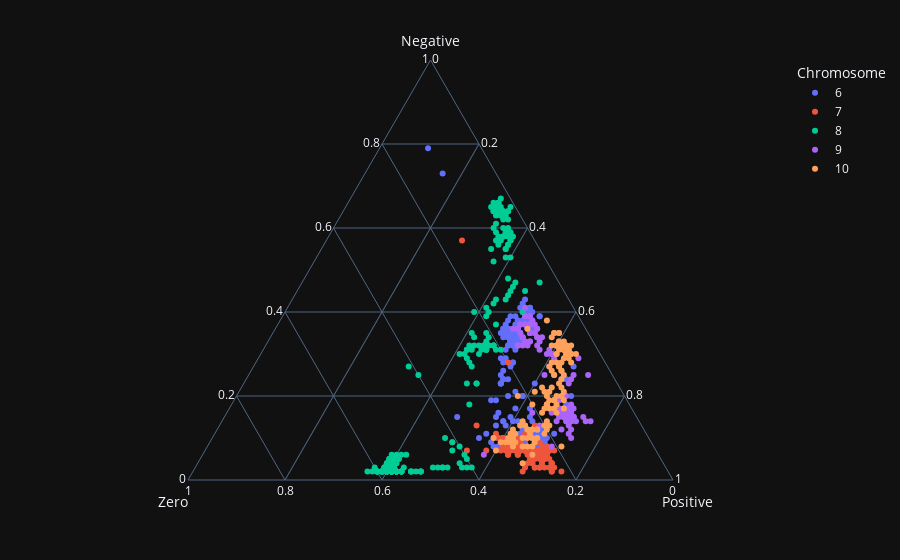

Notebook source saved alongside this figure:
### Code cell
plot = px.scatter_ternary(df[715:1404], a = 'Negative', 
                          b = 'Zero',
                          c='Positive',
                          color = 'Chromosome')
plot.show()

### Figure 1 — Plotly figure (JSON) as saved in the notebook; plotly's stock layout.template omitted (floating-point values rounded to 4 significant figures; data arrays with more than 128 entries replaced by an {"elided": "..."} marker saying what was removed)
{"data": [{"a": {"elided": "181 float values"}, "b": {"elided": "181 int values"}, "c": {"elided": "181 int values"}, "hovertemplate": "Chromosome=6<br>Negative=%{a}<br>Zero=%{b}<br>Positive=%{c}<extra></extra>", "legendgroup": "6", "marker": {"color": "#636efa", "symbol": "circle"}, "mode": "markers", "name": "6", "showlegend": true, "subplot": "ternary", "type": "scatterternary"}, {"a": [13.0, 10.0, 7.0, 9.0, 9.0, 7.0, 9.0, 9.0, 7.0, 8.0, 8.0, 9.0, 8.0, 10.0, 7.0, 9.0, 10.0, 8.0, 7.0, 7.0, 6.0, 7.0, 6.0, 7.0, 7.0, 8.0, 7.0, 7.0, 7.0, 8.0, 7.0, 8.0, 9.0, 7.0, 7.0, 6.0, 5.0, 6.0, 6.0, 5.0, 6.0, 6.0, 6.0, 6.0, 4.0, 5.0, 4.0, 3.0, 2.0, 3.0, 3.0, 3.0, 4.0, 5.0, 5.0, 4.0, 4.0, 3.0, 3.0, 2.0, 2.0, 2.0, 4.0, 6.0, 3.0, 4.0, 5.0, 7.0, 7.0, 7.0, 8.0, 7.0, 7.0, 5.0, 3.0, 7.0, 6.0, 6.0, 7.0, 7.0, 28.0, 7.0, 11.0, 13.0, 9.0, 7.0, 10.0, 57.0, 8.0, 9.0, 8.0, 7.0, 7.0, 6.0, 7.0, 9.0, 8.0, 7.0, 6.0, 7.0, 9.0, 11.0], "b": [22, 27, 27, 27, 28, 28, 28, 28, 29, 27, 28, 29, 30, 28, 29, 30, 30, 31, 32, 31, 29, 28, 31, 27, 25, 25, 35, 39, 30, 29, 23, 25, 24, 26, 22, 23, 23, 24, 24, 27, 27, 25, 26, 26, 28, 27, 27, 27, 30, 27, 26, 26, 25, 26, 24, 27, 23, 23, 24, 24, 22, 24, 23, 23, 25, 23, 24, 23, 23, 22, 22, 21, 22, 25, 29, 24, 25, 25, 24, 26, 20, 27, 31, 34, 31, 30, 31, 15, 30, 41, 29, 28, 27, 31, 27, 23, 23, 27, 29, 28, 28, 25], "c": [65, 63, 66, 64, 63, 65, 63, 63, 64, 65, 64, 62, 62, 62, 64, 61, 60, 61, 61, 62, 65, 65, 63, 66, 68, 67, 58, 54, 63, 63, 70, 67, 67, 67, 71, 71, 72, 70, 70, 68, 67, 69, 68, 68, 68, 68, 69, 70, 68, 70, 71, 71, 71, 69, 71, 69, 73, 74, 73, 74, 76, 74, 73, 71, 72, 73, 71, 70, 70, 71, 70, 72, 71, 70, 68, 69, 69, 69, 69, 67, 52, 66, 58, 53, 60, 63, 59, 28, 62, 50, 63, 65, 66, 63, 66, 68, 69, 66, 65, 65, 63, 64], "hovertemplate": "Chromosome=7<br>Negative=%{a}<br>Zero=%{b}<br>Positive=%{c}<extra></extra>", "legendgroup": "7", "marker": {"color": "#EF553B", "symbol": "circle"}, "mode": "markers", "name": "7", "showlegend": true, "subplot": "ternary", "type": "scatterternary"}, {"a": {"elided": "193 float values"}, "b": {"elided": "193 int values"}, "c": {"elided": "193 int values"}, "hovertemplate": "Chromosome=8<br>Negative=%{a}<br>Zero=%{b}<br>Positive=%{c}<extra></extra>", "legendgroup": "8", "marker": {"color": "#00cc96", "symbol": "circle"}, "mode": "markers", "name": "8", "showlegend": true, "subplot": "ternary", "type": "scatterternary"}, {"a": [37.0, 36.0, 35.0, 24.0, 33.0, 33.0, 32.0, 32.0, 32.0, 25.0, 34.0, 35.0, 34.0, 37.0, 36.0, 36.0, 36.0, 33.0, 34.0, 32.0, 33.0, 35.0, 35.0, 37.0, 39.0, 37.0, 39.0, 41.0, 39.0, 38.0, 36.0, 37.0, 37.0, 37.0, 35.0, 34.0, 34.0, 34.0, 31.0, 33.0, 32.0, 30.0, 30.0, 31.0, 30.0, 29.0, 24.0, 23.0, 25.0, 16.0, 15.0, 14.0, 6.0, 6.0, 8.0, 10.0, 14.0, 14.0, 17.0, 17.0, 17.0, 19.0, 20.0, 17.0, 17.0, 16.0, 17.0, 17.0, 17.0, 15.0, 15.0, 15.0, 25.0, 29.0, 18.0, 14.0, 16.0, 14.0, 14.0, 13.0, 12.0, 11.0, 12.0, 15.0, 14.0, 15.0, 14.0, 15.0, 16.0, 16.0, 13.0, 16.0, 16.0, 15.0, 15.0, 15.0, 14.0], "b": [13, 14, 11, 11, 14, 14, 16, 16, 14, 14, 14, 14, 14, 13, 14, 15, 14, 13, 14, 15, 13, 12, 12, 12, 11, 11, 10, 10, 10, 10, 10, 10, 11, 12, 11, 11, 10, 11, 12, 11, 12, 11, 10, 10, 10, 10, 9, 10, 8, 13, 15, 17, 36, 26, 21, 16, 10, 11, 12, 14, 15, 14, 12, 13, 13, 14, 14, 15, 13, 13, 13, 11, 5, 5, 12, 14, 13, 13, 14, 15, 15, 16, 17, 16, 15, 14, 14, 15, 15, 21, 21, 17, 14, 13, 13, 15, 15], "c": [50, 50, 54, 65, 53, 53, 52, 52, 54, 61, 52, 51, 52, 50, 50, 49, 50, 54, 52, 53, 54, 53, 53, 51, 50, 52, 51, 49, 51, 52, 54, 53, 52, 51, 54, 55, 56, 55, 57, 56, 56, 59, 60, 59, 60, 61, 67, 67, 67, 71, 70, 69, 58, 68, 71, 74, 76, 75, 71, 69, 68, 67, 68, 70, 70, 70, 69, 68, 70, 72, 72, 74, 70, 66, 70, 72, 71, 73, 72, 72, 73, 73, 71, 69, 71, 71, 72, 70, 69, 63, 66, 67, 70, 72, 72, 70, 71], "hovertemplate": "Chromosome=9<br>Negative=%{a}<br>Zero=%{b}<br>Positive=%{c}<extra></extra>", "legendgroup": "9", "marker": {"color": "#ab63fa", "symbol": "circle"}, "mode": "markers", "name": "9", "showlegend": true, "subplot": "ternary", "type": "scatterternary"}, {"a": [12.0, 11.0, 11.0, 10.0, 7.0, 9.0, 8.0, 9.0, 9.0, 9.0, 9.0, 8.0, 8.0, 8.0, 9.0, 10.0, 10.0, 10.0, 10.0, 10.0, 10.0, 11.0, 12.0, 12.0, 13.0, 14.0, 13.0, 12.0, 12.0, 12.0, 12.0, 12.0, 4.0, 6.0, 8.0, 11.0, 13.0, 13.0, 14.0, 17.0, 18.0, 16.0, 20.0, 18.0, 18.0, 17.0, 17.0, 18.0, 17.0, 16.0, 19.0, 19.0, 19.0, 19.0, 19.0, 21.0, 22.0, 21.0, 20.0, 18.0, 21.0, 19.0, 20.0, 20.0, 22.0, 21.0, 22.0, 23.0, 26.0, 25.0, 25.0, 27.0, 28.0, 30.0, 30.0, 27.0, 27.0, 25.0, 26.0, 26.0, 28.0, 24.0, 28.0, 30.0, 29.0, 30.0, 29.0, 28.0, 30.0, 31.0, 32.0, 30.0, 30.0, 31.0, 31.0, 30.0, 33.0, 33.0, 32.0, 31.0, 31.0, 31.0, 32.0, 32.0, 32.0, 32.0, 32.0, 35.0, 35.0, 35.0, 32.0, 34.0, 35.0, 36.0, 38.0, 33.0], "b": [27, 28, 27, 28, 33, 31, 29, 29, 28, 29, 30, 27, 26, 25, 24, 23, 25, 29, 32, 26, 24, 24, 24, 24, 25, 24, 24, 20, 22, 23, 22, 23, 29, 26, 19, 21, 19, 20, 19, 18, 17, 19, 22, 20, 17, 16, 17, 15, 14, 16, 15, 15, 15, 13, 15, 16, 16, 18, 16, 17, 15, 16, 14, 13, 14, 12, 12, 12, 12, 12, 12, 12, 11, 9, 9, 10, 10, 10, 10, 10, 10, 11, 7, 6, 7, 7, 8, 9, 7, 6, 5, 5, 6, 6, 7, 7, 7, 6, 6, 7, 8, 7, 6, 9, 8, 8, 7, 7, 6, 6, 8, 8, 7, 12, 7, 7], "c": [61, 61, 62, 62, 60, 60, 63, 62, 63, 62, 61, 65, 66, 67, 67, 67, 65, 61, 58, 64, 66, 65, 64, 64, 62, 62, 63, 68, 66, 65, 66, 65, 67, 68, 73, 68, 68, 67, 67, 65, 65, 65, 58, 62, 65, 67, 66, 67, 69, 68, 66, 66, 66, 68, 66, 63, 62, 61, 64, 65, 64, 65, 66, 67, 64, 67, 66, 65, 62, 63, 63, 61, 61, 61, 61, 63, 63, 65, 64, 64, 62, 65, 65, 64, 64, 63, 63, 63, 63, 63, 63, 65, 64, 63, 62, 63, 60, 61, 62, 62, 61, 62, 62, 59, 60, 60, 61, 58, 59, 59, 60, 58, 58, 52, 55, 60], "hovertemplate": "Chromosome=10<br>Negative=%{a}<br>Zero=%{b}<br>Positive=%{c}<extra></extra>", "legendgroup": "10", "marker": {"color": "#FFA15A", "symbol": "circle"}, "mode": "markers", "name": "10", "showlegend": true, "subplot": "ternary", "type": "scatterternary"}], "layout": {"ternary": {"domain": {"x": [0.0, 1.0], "y": [0.0, 1.0]}, "aaxis": {"title": {"text": "Negative"}}, "baxis": {"title": {"text": "Zero"}}, "caxis": {"title": {"text": "Positive"}}}, "legend": {"title": {"text": "Chromosome"}, "tracegroupgap": 0}, "margin": {"t": 60}}}
